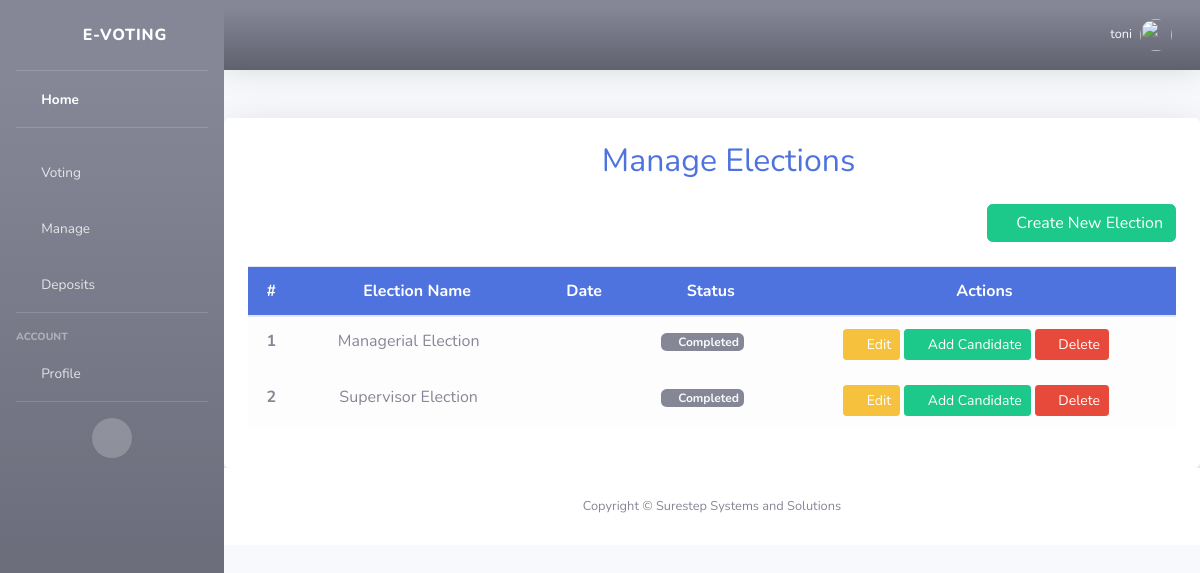
The app's page /man_elections (signed in), older data.
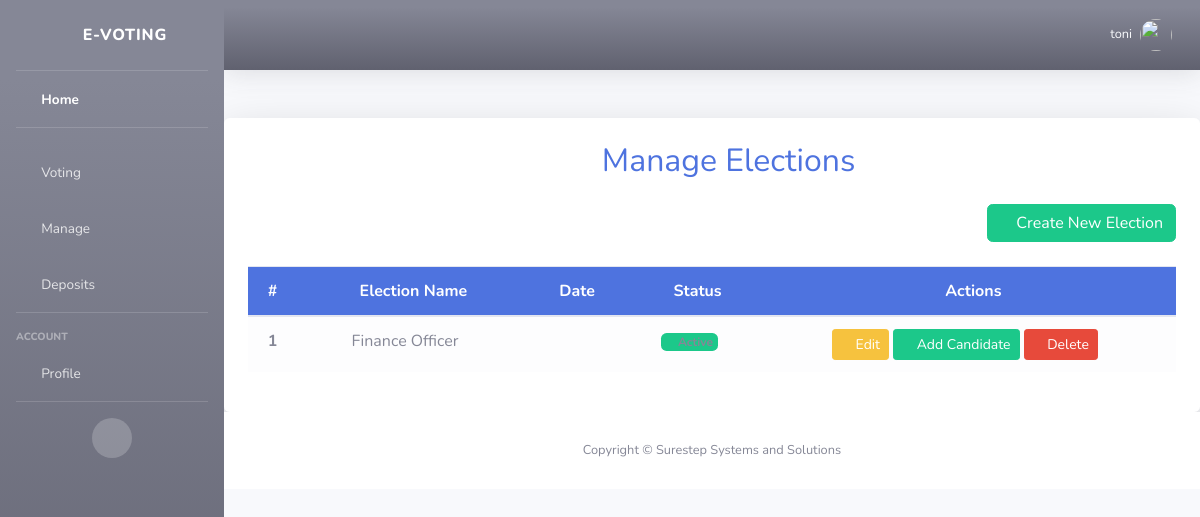
The same page, newer data.
### webapp/models.py (models this page shows, shortened)
class Election(models.Model):
    STATUS_CHOICES = [
        ('pending', 'Pending'),
        ('active', 'Active'),
    ]
    name = models.CharField(max_length=255, unique=True)
    date = models.DateField()
    created_at = models.DateTimeField(default=timezone.now)
    status = models.CharField(max_length=10, choices=STATUS_CHOICES, default='pending')

### webapp/views.py (the view)
# urls.py: path('man_elections', views.manage_elections, name='man_elections'),
@login_required
def manage_elections(request):
    if request.method == "POST":
        election_id = request.POST.get("election_id")
        election = get_object_or_404(Election, id=election_id)
        election.delete()
        messages.success(request, "Election deleted successfully!")
        return redirect('manage_elections')  # Redirect after deletion
    elections = Election.objects.all()
    return render(request, 'man_elections.html', {'elections': elections})

### webapp/templates/man_elections.html (shortened to what this page needs)
{% extends 'base.html' %}
{% load static %}
{% block content %}
<div class="container mt-5 p-4 shadow-lg bg-white rounded">
    <h2 class="text-center mb-4 text-primary">
        <i class="fas fa-cogs"></i> Manage Elections
    </h2>
    <div class="d-flex justify-content-end mb-4">
        <a href="{% url 'create_election' %}" class="btn btn-success">
            <i class="fas fa-plus-circle"></i> Create New Election
        </a>
    </div>
    <div class="table-responsive">
        <table class="table table-hover text-center align-middle">
            <thead class="bg-primary text-white">
                <tr>
                    <th scope="col">#</th>
                    <th scope="col"><i class="fas fa-poll"></i> Election Name</th>
                    <th scope="col"><i class="fas fa-calendar-alt"></i> Date</th>
                    <th scope="col"><i class="fas fa-info-circle"></i> Status</th>
                    <th scope="col"><i class="fas fa-tools"></i> Actions</th>
                </tr>
            </thead>
            <tbody>
                {% for election in elections %}
                <tr class="table-light">
                    <th scope="row">{{ forloop.counter }}</th>
                    <td class="fw-bold">{{ election.name }}</td>
                    <td>{{ election.election_date }}</td>
                    <td>
                        {% if election.status == 'pending' %}
                        <span class="badge bg-warning text-dark"><i class="fas fa-clock"></i> Pending</span>
                        {% elif election.status == 'active' %}
                        <span class="badge bg-success"><i class="fas fa-check-circle"></i> Active</span>
                        {% else %}
                        <span class="badge bg-secondary"><i class="fas fa-flag-checkered text-light"></i> <span class="text-light">Completed</span></span>
                        {% endif %}
                    </td>
                    <td>
                        <button class="btn btn-warning btn-sm edit-election-btn"
                            data-id="{{ election.id }}"
                            data-name="{{ election.name }}"
                            data-status="{{ election.status }}"
                            data-date="{{ election.election_date }}">
                            <i class="fas fa-edit"></i> Edit
                        </button>
                        <a href="{% url 'create_candidate' %}?id={{ election.id }}" class="btn btn-success btn-sm">
                            <i class="fas fa-plus"></i> Add Candidate
                        </a>
                        <a href="{% url 'delete_election' %}?id={{ election.id }}" class="btn btn-danger btn-sm">
                            <i class="fas fa-trash-alt"></i> Delete
                        </a>
                    </td>
                </tr>
                {% empty %}
                <tr>
                    <td colspan="5" class="text-center text-muted">
                        <i class="fas fa-info-circle"></i> No elections available.
                    </td>
                </tr>
                {% endfor %}
            </tbody>
        </table>
    </div>
</div>
{% endblock %}

### webapp/templates/base.html (shortened to what this page needs)
{% load static %}
<!DOCTYPE html>
<html lang="en">
<head>
    <link href="{% static "vendor/fontawesome-free/css/all.min.css" %}" rel="stylesheet" type="text/css">
    <link href="{% static "css/sb-admin-2.min.css" %}" rel="stylesheet">
    <link href="{% static "vendor/datatables/dataTables.bootstrap4.min.css" %}" rel="stylesheet">
</head>
<body id="page-top">
    <div id="wrapper">
        <ul class="navbar-nav bg-gradient-secondary sidebar sidebar-dark accordion" id="accordionSidebar">
            <a class="sidebar-brand d-flex align-items-center justify-content-center" href="#">
                <div class="sidebar-brand-icon rotate-n-15">
                    <i class="fas fa-poll"></i>
                </div>
                <div class="sidebar-brand-text mx-3">E-Voting</div>
            </a>
            <hr class="sidebar-divider my-0">
            <li class="nav-item active">
                <a class="nav-link" href="#">
                    <i class="fas fa-fw fa-home"></i>
                    <span>Home</span>
                </a>
            </li>
            <hr class="sidebar-divider">
            <li class="nav-item">
                <a class="nav-link collapsed" href="#" data-toggle="collapse" data-target="#collapseLoans" aria-expanded="true" aria-controls="collapseLoans">
                    <i class="fas fa-fw fa-receipt"></i>
                    <span>Voting</span>
                </a>
                <div id="collapseLoans" class="collapse" aria-labelledby="headingLoans" data-parent="#accordionSidebar">
                <li class="nav-item">
                    <a class="nav-link collapsed" href="#" data-toggle="collapse" data-target="#collapsemanage" aria-expanded="true" aria-controls="collapsemanage">
                        <i class="fas fa-fw fa-receipt"></i>
                        <span>Manage</span>
                    </a>
                </li>
            <li class="nav-item">
                <a class="nav-link" href="#">
                    <i class="fas fa-fw fa-hand-holding-usd"></i>
                    <span>Deposits</span>
                </a>
            </li>
            <hr class="sidebar-divider">
            <div class="sidebar-heading">Account</div>
            <li class="nav-item">
                <a class="nav-link collapsed" href="#" data-toggle="collapse" data-target="#collapseAccount" aria-expanded="true" aria-controls="collapseAccount">
                    <i class="fas fa-fw fa-user"></i>
                    <span>Profile</span>
                </a>
            </li>
            <hr class="sidebar-divider d-none d-md-block">
            <div class="text-center d-none d-md-inline">
                <button class="rounded-circle border-0" id="sidebarToggle"></button>
            </div>
        </ul>
        <div id="content-wrapper" class="d-flex flex-column">
            <div id="content">
                <nav class="navbar navbar-expand  bg-gradient-secondary topbar mb-4 static-top shadow">
                    <ul class="navbar-nav ml-auto">
                        <li class="nav-item dropdown no-arrow">
                            <a class="nav-link dropdown-toggle" href="#" id="userDropdown" role="button" data-toggle="dropdown" aria-haspopup="true" aria-expanded="false">
                                <span class="mr-2 d-none d-lg-inline text-light small">{{ request.user.username }}</span>
                                <img class="img-profile rounded-circle" src="{% static '/img/undraw_profile.svg' %}">
                            </a>
                        </li>
                    </ul>
                </nav>
                {% block content %}
                {% endblock %}
            <footer class="sticky-footer bg-white">
                <div class="container my-auto">
                    <div class="copyright text-center my-auto">
                        <span>Copyright &copy; Surestep Systems and Solutions</span>
                    </div>
                </div>
            </footer>
        </div>
    </div>
</body>
</html>

Row changes from the older to the newer data that the page shows:
removed Election: name "Managerial Election", status "Active" (drawn)
removed Election: name "Supervisor Election", status "Active" (drawn)
added Election: name "Finance Officer", status "active" (drawn)
